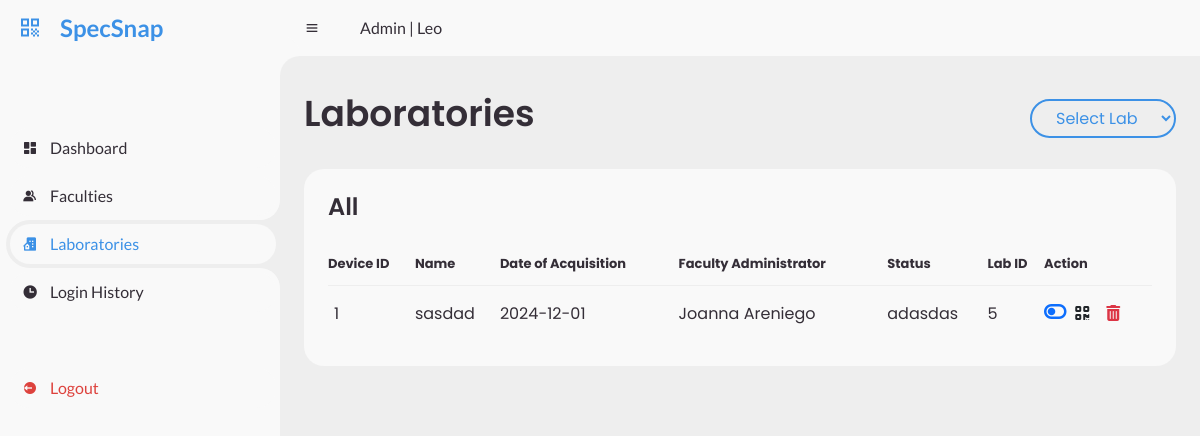
Screenshot of /lview_old.php (signed in) with the database file from the repository.
### tables this page shows
CREATE TABLE `hardwares` (
  `deviceID` int(50) NOT NULL,
  `name` varchar(65) NOT NULL,
  `brand` varchar(100) NOT NULL,
  `sponsorName` varchar(100) NOT NULL,
  `category` varchar(100) NOT NULL,
  `serialNo` varchar(100) NOT NULL,
  `doAcquisition` date NOT NULL,
  `status` varchar(20) NOT NULL,
  `idno` varchar(50) NOT NULL,
  `labID` int(50) NOT NULL
);

CREATE TABLE `faculty` (
  `idno` varchar(50) NOT NULL,
  `fname` varchar(40) DEFAULT NULL,
  `mname` varchar(40) NOT NULL,
  `lname` varchar(40) NOT NULL,
  `sex` varchar(6) NOT NULL,
  `addrs` varchar(100) DEFAULT NULL,
  `cpno` varchar(11) NOT NULL,
  `department` varchar(30) NOT NULL,
  `position` varchar(30) NOT NULL,
  `faculty_stat` varchar(20) NOT NULL,
  `email` varchar(50) DEFAULT NULL,
  `passw` varchar(30) DEFAULT NULL
);

### lview_old.php (the view, shortened to what this page needs)
<?php
include "db_connection.php";
$selectedLabName = 'All';
if (isset($_POST['labID'])) {
    $labID = $_POST['labID'];
    $query = "SELECT hardwares.deviceID, hardwares.name, hardwares.labID, hardwares.doAcquisition, hardwares.status, faculty.fname, faculty.lname
                FROM hardwares
                INNER JOIN faculty ON hardwares.idno = faculty.idno
                WHERE `labID` = '$labID'";
    $result = mysqli_query($link, $query);
    $labNameQuery = "SELECT labname, labLoc FROM laboratory WHERE labID = '$labID'";
    $labNameResult = mysqli_query($link, $labNameQuery);
    $lab = mysqli_fetch_assoc($labNameResult);
    $selectedLabName = isset($lab['labname']) ? $lab['labname'] : '';
    $selectedLabLoc = isset($lab['labLoc']) ? $lab['labLoc'] : '';
} else {
    $query = "SELECT hardwares.deviceID, hardwares.name, hardwares.labID, hardwares.doAcquisition, hardwares.status, faculty.fname, faculty.lname
                FROM hardwares
                INNER JOIN faculty ON hardwares.idno = faculty.idno";
    $result = mysqli_query($link, $query);
}
?>
<!DOCTYPE html>
<html lang="en">
<head>
	<link href='https://unpkg.com/boxicons@2.0.9/css/boxicons.min.css' rel='stylesheet'>
	<link rel="stylesheet" href="assets/css/fac-adm-style.css">
    <link href="https://stackpath.bootstrapcdn.com/bootstrap/5.1.3/css/bootstrap.min.css" rel="stylesheet">
    <link rel="stylesheet" href="https://cdnjs.cloudflare.com/ajax/libs/font-awesome/4.7.0/css/font-awesome.min.css">
	<link href="https://cdn.jsdelivr.net/npm/bootstrap@5.0.2/dist/css/bootstrap.min.css" rel="stylesheet">
</head>
<body style="background-color: #eee">
	<section id="sidebar">
		<a href="#" class="brand">
			<i class='bx bx-qr'></i>
			<span class="text">SpecSnap</span>
		</a>
		<ul class="side-menu top">
			<li>
				<a href="ahomepage.php">
					<i class='bx bxs-dashboard' ></i>
					<span class="text">Dashboard</span>
				</a>
			</li>
			<li >
				<a href="fview.php">
					<i class='bx bxs-group' ></i>
					<span class="text">Faculties</span>
				</a>
			</li>
			<li  class="active">
				<a href="lview.php">
					<i class='bx bxs-building-house'></i>
					<span class="text">Laboratories</span>
				</a>
			</li>
			<li>
				<a href="logz.php">
					<i class='bx bxs-time'></i>
					<span class="text">Login History</span>
				</a>
			</li>
		</ul>
		<ul class="side-menu">
			<li>
				<a href="logout.php" class="logout">
					<i class='bx bxs-log-out-circle' ></i>
					<span class="text">Logout</span>
				</a>
			</li>
		</ul>
	</section>
	<section id="content">
		<nav>
			<i class='bx bx-menu' ></i>
			<a href="#" class="nav-link">Admin | <?php echo $_SESSION["user"] ?></a>
		</nav>
		<main>
        <div class="head-title">
                <div class="left">
                    <h1>Laboratories</h1>
                </div>
                <div class="right">
                   <form method="post">
                        <select name="labID" id="labID" onchange="this.form.submit()">
                            <option value="">Select Lab</option>
                        </select>
                    </form>
                </div>
            </div>
            <div class="table-data">
                <div class="order">
                <div class="head">
                <h3><?php echo $selectedLabName; ?></h3>
                </div>
                    <table>
                        <thead>
                            <tr>
                                <th>Device ID</th>
                                <th>Name</th>
                                <th>Date of Acquisition</th>
                                <th>Faculty Administrator</th>
                                <th>Status</th>
                                <th>Lab ID</th>
                                <th>Action</th>
                            </tr>
                        </thead>
                        <tbody>
                            <?php
if ($result && $result->num_rows > 0) {
    while ($row = $result->fetch_assoc()) {
        echo '<tr>';
        echo '<td>' . (isset($row['deviceID']) ? $row['deviceID'] : '') . '</td>';
        echo '<td>' . (isset($row['name']) ? $row['name'] : '') . '</td>';
        echo '<td>' . (isset($row['doAcquisition']) ? $row['doAcquisition'] : '') . '</td>';
        echo '<td>' . (isset($row['fname']) ? $row['fname'] : '') . ' ' . (isset($row['lname']) ? $row['lname'] : '') . '</td>';
        echo '<td>' . (isset($row['status']) ? $row['status'] : '') . '</td>';
        echo '<td>' . (isset($row['labID']) ? $row['labID'] : '') . '</td>';
        echo '<td>';
        if ($row['status'] === 'Working') {
            echo '<a href="lchange.php?id=' . $row['deviceID'] . '" class="link-primary"><i class="fa fa-toggle-on fs-5"></i></a>';
        } else {
            echo '<a href="lchange.php?id=' . $row['deviceID'] . '" class="link-primary"><i class="fa fa-toggle-off fs-5"></i></a>';
        }
        echo '<a href="#" class="link-dark qr-link" data-bs-toggle="modal" data-bs-target="#qrModal" data-deviceid="'. $row['deviceID'] . '" data-name="' . urlencode($row['name']) . '" data-doacquisition="' . urlencode($row['doAcquisition']) . '" data-status="' . urlencode($row['status']) . '" data-labid="' . urlencode($row['labID']) . '"><i class="fa fa-qrcode" aria-hidden="true"></i></a>';
        echo '<a href="javascript:void(0);" class="link-danger delete-link" data-deviceid="' . $row['deviceID'] . '" data-labid="' . $row['labID'] . '"><i class="fa fa-trash" aria-hidden="true"></i></a>';
        echo '</td>';
        echo '</tr>';
    }
} else {
    echo "<tr><td colspan='6'>No results found.</td></tr>";
}
                            ?>
                        </tbody>
                    </table>
                </div>
            </div>
		</main>
	</section>
</body>
</html>

### assets/css/fac-adm-style.css (style rules this page uses)
* { margin: 0; padding: 0; box-sizing: border-box; }
a { text-decoration: none; }
li { list-style: none; }
:root { --poppins: 'Poppins', sans-serif; --lato: 'Lato', sans-serif; --light: #F9F9F9; --blue: #3C91E6; --light-blue: #CFE8FF; --grey: #eee; --dark-grey: #AAAAAA; --dark: #342E37; --red: #dd423d; --light-red: #f79d99; --yellow: #FFCE26; --light-yellow: #FFF2C6; --orange: #FD7238; --light-orange: #FFE0D3; --green: #5cb85c; --light-green: #b0e3b0; }
html { overflow-x: hidden; }
body { background: var(--grey); overflow-x: hidden; }
#sidebar { position: fixed; top: 0; left: 0; width: 280px; height: 100%; background: var(--light); z-index: 2000; font-family: var(--lato); transition: .3s ease; overflow-x: hidden; scrollbar-width: none; }
#sidebar .brand { font-size: 24px; font-weight: 700; height: 56px; display: flex; align-items: center; color: var(--blue); position: sticky; top: 0; left: 0; background: var(--light); z-index: 500; padding-bottom: 20px; box-sizing: content-box; }
#sidebar .brand .bx { min-width: 60px; display: flex; justify-content: center; }
#sidebar .side-menu { width: 100%; margin-top: 48px; }
#sidebar .side-menu li { height: 48px; background: transparent; margin-left: 6px; border-radius: 48px 0 0 48px; padding: 4px; }
#sidebar .side-menu li.active { background: var(--grey); position: relative; }
#sidebar .side-menu li.active::before { content: ''; position: absolute; width: 40px; height: 40px; border-radius: 50%; top: -40px; right: 0; box-shadow: 20px 20px 0 var(--grey); z-index: -1; }
#sidebar .side-menu li.active::after { content: ''; position: absolute; width: 40px; height: 40px; border-radius: 50%; bottom: -40px; right: 0; box-shadow: 20px -20px 0 var(--grey); z-index: -1; }
#sidebar .side-menu li a { width: 100%; height: 100%; background: var(--light); display: flex; align-items: center; border-radius: 48px; font-size: 16px; color: var(--dark); white-space: nowrap; overflow-x: hidden; }
#sidebar .side-menu.top li.active a { color: var(--blue); }
#sidebar .side-menu li a.logout { color: var(--red); }
#sidebar .side-menu li a .bx { min-width: calc(60px - ((4px + 6px) * 2)); display: flex; justify-content: center; }
#content { position: relative; width: calc(100% - 280px); left: 280px; transition: .3s ease; }
#content nav { height: 56px; background: var(--light); padding: 0 24px; display: flex; align-items: center; grid-gap: 24px; font-family: var(--lato); position: sticky; top: 0; left: 0; z-index: 1000; }
#content nav::before { content: ''; position: absolute; width: 40px; height: 40px; bottom: -40px; left: 0; border-radius: 50%; box-shadow: -20px -20px 0 var(--light); }
#content nav a { color: var(--dark); }
#content nav .bx.bx-menu { cursor: pointer; color: var(--dark); }
#content nav .nav-link { font-size: 16px; transition: .3s ease; }
.head-title form { max-width: 400px; width: 100%; margin-right: auto; }
#content main { width: 100%; padding: 36px 24px; font-family: var(--poppins); max-height: calc(100vh - 56px); overflow-y: auto; }
#content main .head-title { display: flex; align-items: center; justify-content: space-between; grid-gap: 16px; flex-wrap: wrap; }
@media (min-width: 490px) { #content main .head-title .right { display: flex; } }
#content main .head-title .left h1 { font-size: 36px; font-weight: 600; margin-bottom: 10px; color: var(--dark); }
#content main .table-data { display: flex; flex-wrap: wrap; grid-gap: 24px; margin-top: 24px; width: 100%; color: var(--dark); }
#content main .table-data > div { border-radius: 20px; background: var(--light); padding: 24px; overflow-x: auto; }
#content main .table-data .head { display: flex; align-items: center; grid-gap: 16px; margin-bottom: 24px; }
#content main .table-data .head h3 { margin-right: auto; font-size: 24px; font-weight: 600; }
#content main .table-data .order { flex-grow: 1; flex-basis: 500px; }
#content main .table-data .order table { width: 100%; border-collapse: collapse; }
#content main .table-data .order table th { padding-bottom: 12px; font-size: 13px; text-align: left; border-bottom: 1px solid var(--grey); }
#content main .table-data .order table td { padding: 16px 0; }
#content main .table-data .order table tr td:first-child { display: flex; align-items: center; grid-gap: 12px; padding-left: 6px; }

### lview_old.php (style rules this page uses)
#sidebar ul { padding-left: 0; }
a { text-decoration: none; }
form select { background: none; padding: 5px 20px; border: 2px solid #3C91E6; border-radius: 20px; color: #3C91E6; }

### rows the page displays
hardwares: deviceID "1", name "sasdad", doAcquisition "2024-12-01", idno.fname "Joanna", idno.lname "Areniego", status "adasdas", labID "5"

### other values shown
$_SESSION["user"] "Leo"
$selectedLabName "All"
